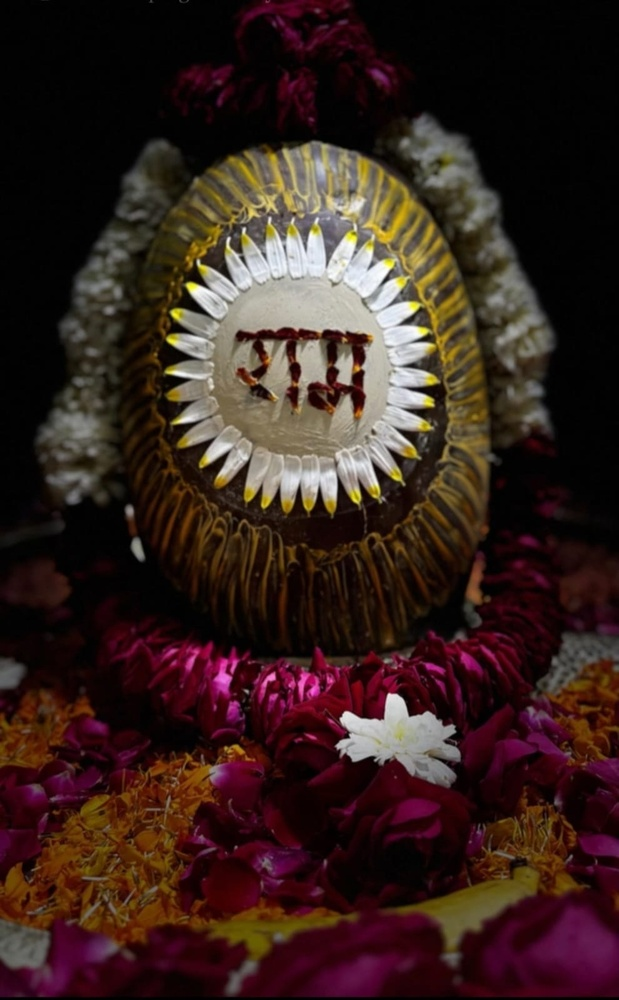
#> input picture ram.jpeg, 619 x 1000 px, shrunk from 990 x 1600 before the run
$ python cropped.py
#> lines starting #> are read from the running program, lines starting #| are printed output that depends on the picture
import cv2
image=cv2.imread("ram.jpeg")
#> image is the input picture: shape (1000, 619, 3); mean B, G, R 29.9, 34.8, 54.5
if image is not None:
    cropped=image[10:130,10:102]
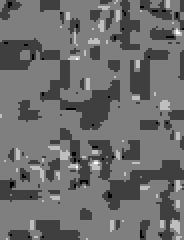
#> cropped: shape (120, 92, 3) (shown 2 times larger); min 0, max 4, mean 1.72; drawn with min black and max white
    cv2.imshow("cropped image",cropped)
    cv2.waitKey(0)
    cv2.destroyAllWindows()
else:
    print("ji")
